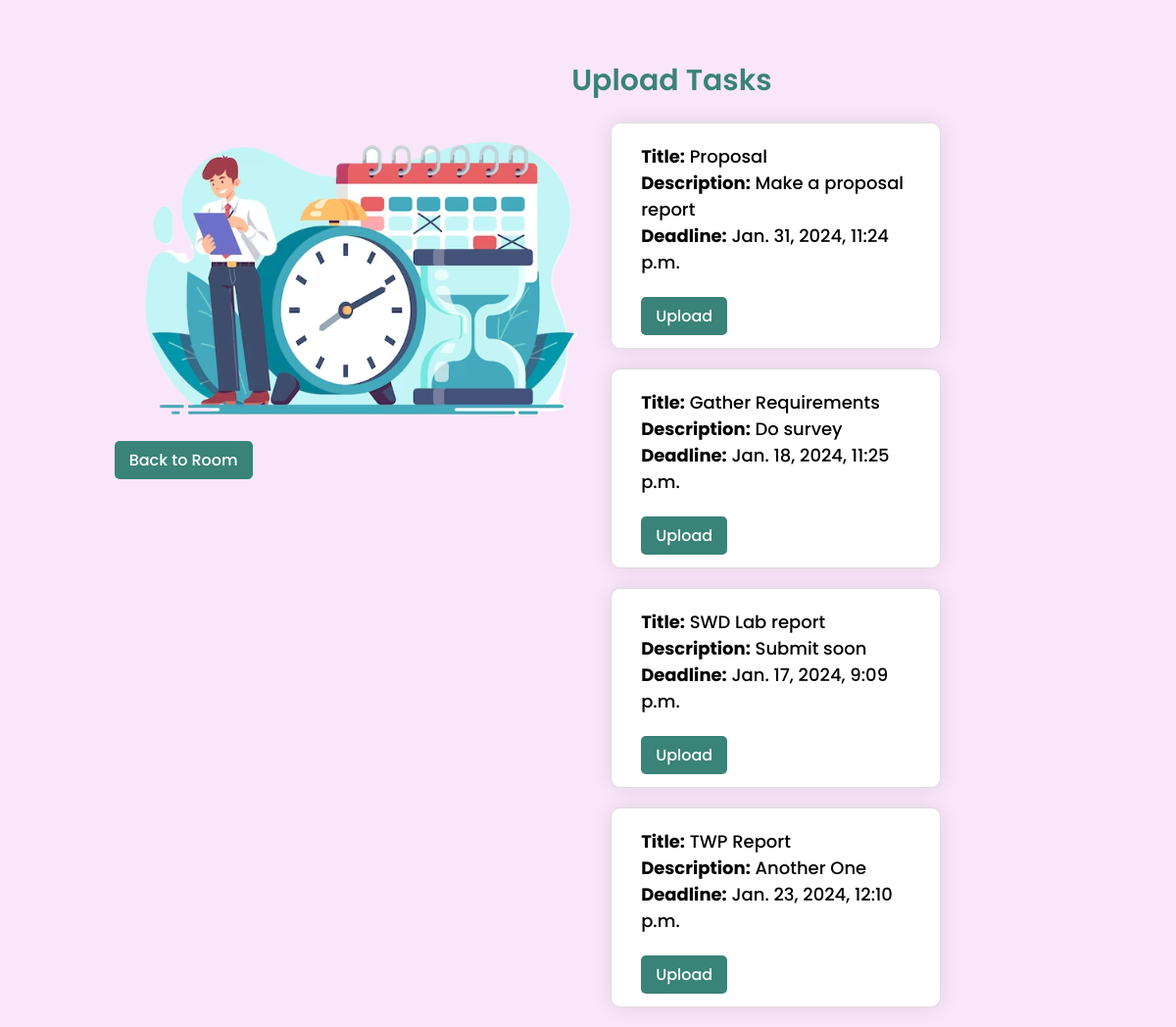
The page /lab_task/ (signed in) on the database its author committed.
### myapp/models.py (models this page shows, shortened)
class LabTask(models.Model):
    title = models.CharField(max_length=100, null=True, blank=True)
    description = models.TextField()
    deadline = models.DateTimeField()

### myapp/views.py (the view)
# urls.py: path('lab_task/', views.lab_task, name='lab_task'),
def lab_task(request):
    room = ProjectRoom.objects.filter(team_members=request.user).first()
    lab_tasks = LabTask.objects.all()
    return render(request,'lab_tasks.html',{"lab_tasks":lab_tasks,'room':room})

### templates/lab_tasks.html (shortened to what this page needs)
<!DOCTYPE html>
<html lang="en">
  <head>
  </head>
  <body>
    <section>
      <div class="image">
        <img src="../media/lab-task.png" alt="" />
        <a href="{% url 'room_details' room.id %}">Back to Room</a>
      </div>
      <div class="details">
        <h3>Upload Tasks</h3>
        <ul>
          {% for lab_task in lab_tasks %}
          <li>
            <strong>Title:</strong> {{ lab_task.title }}<br />
            <strong>Description:</strong> {{ lab_task.description }}<br />
            <strong>Deadline:</strong> {{lab_task.deadline }}<br /><br />
            <a href="{% url 'upload' lab_task.id %}">Upload</a>
          </li>
          {% endfor %}
        </ul>
      </div>
    </section>
  </body>
</html>

### templates/lab_tasks.html (style rules this page uses)
body { font-family: "Poppins", sans-serif; background: #f9e6fa; margin: 0; padding: 0; }
section { display: flex; justify-content: space-between; }
img { margin-top: 20%; margin-left: 20%; }
.details { margin-top: 30px; margin-right: 20%; }
h3 { font-size: 30px; font-weight: 600; color: #398378; margin-bottom: 20px; }
ul { list-style: none; }
li { background: white; border: 1px solid #ddd; border-radius: 10px; padding: 20px 30px; font-size: 18px; font-weight: 500; box-shadow: 0 0 20px rgba(0, 0, 0, 0.1); margin-bottom: 20px; }
a { text-decoration: none; background-color: #398378; color: white; padding: 8px 15px; margin-right: 20px; border-radius: 5px; font-size: 16px; font-weight: 500; transition: transform 0.3s ease-in-out; }
.image a { margin-top: 20%; margin-left: 20%; }

### rows shown on the page
LabTask: title "Proposal", description "Make a proposal report", deadline "Jan. 31, 2024, 11:24 p.m."
LabTask: title "Gather Requirements", description "Do survey", deadline "Jan. 18, 2024, 11:25 p.m."
LabTask: title "SWD Lab report", description "Submit soon", deadline "Jan. 17, 2024, 9:09 p.m."
LabTask: title "TWP Report", description "Another One", deadline "Jan. 23, 2024, 12:10 p.m."
